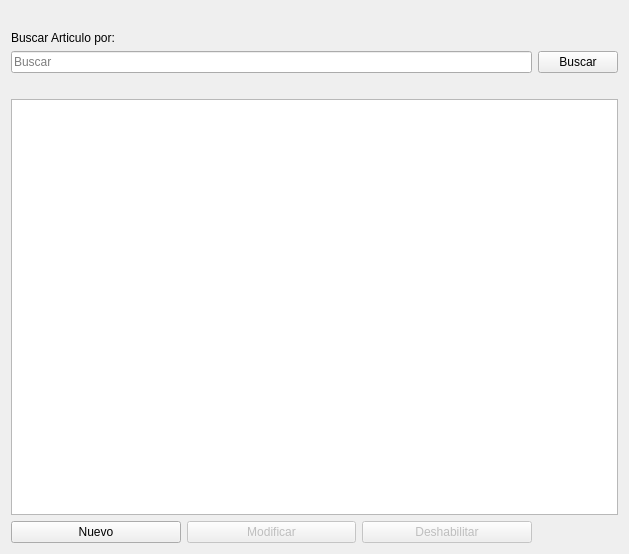
<?xml version="1.0" encoding="UTF-8"?>
<ui version="4.0">
 <class>Form</class>
 <widget class="QWidget" name="Form">
  <property name="geometry">
   <rect>
    <x>0</x>
    <y>0</y>
    <width>629</width>
    <height>554</height>
   </rect>
  </property>
  <property name="windowTitle">
   <string>Form</string>
  </property>
  <layout class="QGridLayout" name="gridLayout_3">
   <item row="0" column="0">
    <spacer name="horizontalSpacer_2">
     <property name="orientation">
      <enum>Qt::Horizontal</enum>
     </property>
     <property name="sizeHint" stdset="0">
      <size>
       <width>40</width>
       <height>20</height>
      </size>
     </property>
    </spacer>
   </item>
   <item row="2" column="0">
    <layout class="QGridLayout" name="gridLayout_2">
     <item row="2" column="0" colspan="2">
      <widget class="QTableView" name="tbl_articulos">
       <property name="selectionBehavior">
        <enum>QAbstractItemView::SelectRows</enum>
       </property>
      </widget>
     </item>
     <item row="0" column="1">
      <widget class="QPushButton" name="btn_buscar">
       <property name="text">
        <string>Buscar</string>
       </property>
      </widget>
     </item>
     <item row="0" column="0">
      <widget class="QLineEdit" name="ln_buscar">
       <property name="placeholderText">
        <string>Buscar</string>
       </property>
      </widget>
     </item>
     <item row="3" column="0">
      <layout class="QGridLayout" name="gridLayout">
       <item row="0" column="1">
        <widget class="QPushButton" name="btn_modificar">
         <property name="enabled">
          <bool>false</bool>
         </property>
         <property name="text">
          <string>Modificar</string>
         </property>
        </widget>
       </item>
       <item row="0" column="0">
        <widget class="QPushButton" name="pushButton">
         <property name="text">
          <string>Nuevo</string>
         </property>
        </widget>
       </item>
       <item row="0" column="2">
        <widget class="QPushButton" name="btn_deshabilitar">
         <property name="enabled">
          <bool>false</bool>
         </property>
         <property name="text">
          <string>Deshabilitar</string>
         </property>
        </widget>
       </item>
      </layout>
     </item>
     <item row="1" column="0" colspan="2">
      <spacer name="horizontalSpacer">
       <property name="orientation">
        <enum>Qt::Horizontal</enum>
       </property>
       <property name="sizeHint" stdset="0">
        <size>
         <width>40</width>
         <height>20</height>
        </size>
       </property>
      </spacer>
     </item>
    </layout>
   </item>
   <item row="1" column="0">
    <widget class="QLabel" name="label">
     <property name="text">
      <string>Buscar Articulo por:</string>
     </property>
    </widget>
   </item>
  </layout>
 </widget>
 <resources/>
 <connections/>
</ui>
